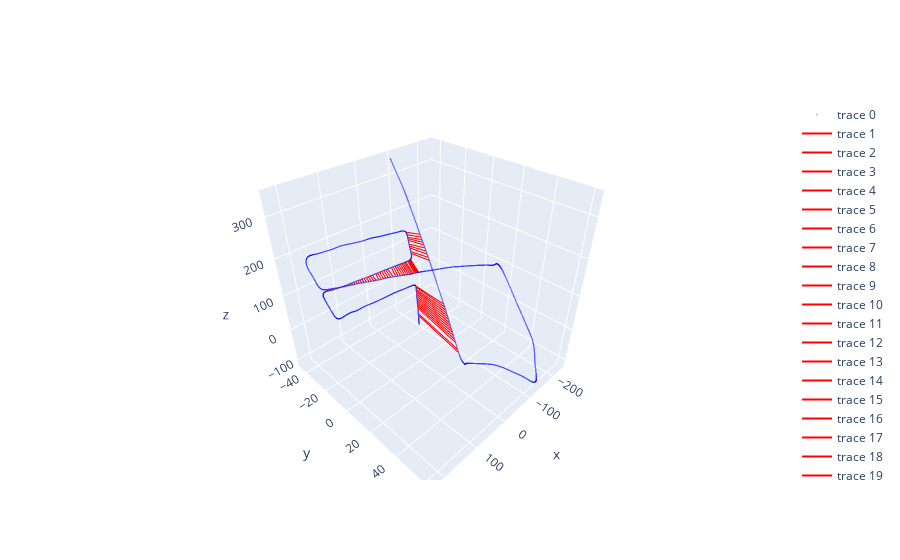

Write notebook code for a chart like this one.
### Code cell
# plot ground truth and edges with plotly
import plotly.graph_objects as go
fig = go.Figure()
fig.add_trace(go.Scatter3d(
    x=odom_poses[:,0,3],
    y=odom_poses[:,1,3],
    z=odom_poses[:,2,3],
    mode='markers',
    marker=dict(
        size=0.5,
        color='blue',
        opacity=0.3
    )
))
for edge in edges:
    i0, i1 = edge
    # print(i0, i1, odom_poses[i0,:-1,3]-odom_poses[i1,:-1,3])
    fig.add_trace(go.Scatter3d(
        x=[odom_poses[i0,0,3], odom_poses[i1,0,3]],
        y=[odom_poses[i0,1,3], odom_poses[i1,1,3]],
        z=[odom_poses[i0,2,3], odom_poses[i1,2,3]],
        mode='lines',
        line=dict(
            color='red',
            width=2
        ),
        text=f'{i0} {i1}'
    ))
fig.show()

### Figure 1 — Plotly figure (JSON) as saved in the notebook; plotly's stock layout.template omitted (floating-point values rounded to 4 significant figures; data arrays with more than 128 entries replaced by an {"elided": "..."} marker saying what was removed)
{"data": [{"marker": {"color": "blue", "opacity": 0.3, "size": 0.5}, "mode": "markers", "type": "scatter3d", "x": {"elided": "2761 float values"}, "y": {"elided": "2761 float values"}, "z": {"elided": "2761 float values"}}, {"line": {"color": "red", "width": 2}, "mode": "lines", "text": "560 1315", "type": "scatter3d", "x": [199.2, 207.9], "y": [-14.78, -13.13], "z": [166.7, 177.5]}, {"line": {"color": "red", "width": 2}, "mode": "lines", "text": "565 1325", "type": "scatter3d", "x": [195.9, 201.1], "y": [-14.57, -12.55], "z": [166.4, 176.8]}, {"line": {"color": "red", "width": 2}, "mode": "lines", "text": "570 1330", "type": "scatter3d", "x": [192.2, 197.2], "y": [-14.33, -12.22], "z": [166.2, 176.5]}, {"line": {"color": "red", "width": 2}, "mode": "lines", "text": "575 1335", "type": "scatter3d", "x": [188.1, 192.9], "y": [-14.06, -11.87], "z": [166.1, 176.1]}, {"line": {"color": "red", "width": 2}, "mode": "lines", "text": "580 1340", "type": "scatter3d", "x": [183.6, 188.4], "y": [-13.8, -11.5], "z": [166.1, 175.6]}, {"line": {"color": "red", "width": 2}, "mode": "lines", "text": "585 1345", "type": "scatter3d", "x": [179.1, 183.7], "y": [-13.54, -11.11], "z": [166.2, 175.2]}, {"line": {"color": "red", "width": 2}, "mode": "lines", "text": "590 1350", "type": "scatter3d", "x": [174.6, 178.9], "y": [-13.3, -10.73], "z": [166.4, 174.8]}, {"line": {"color": "red", "width": 2}, "mode": "lines", "text": "600 1355", "type": "scatter3d", "x": [165.5, 174.1], "y": [-12.77, -10.36], "z": [166.8, 174.3]}, {"line": {"color": "red", "width": 2}, "mode": "lines", "text": "605 1360", "type": "scatter3d", "x": [161.0, 169.3], "y": [-12.53, -9.993], "z": [167.0, 174.0]}, {"line": {"color": "red", "width": 2}, "mode": "lines", "text": "610 1365", "type": "scatter3d", "x": [156.5, 164.7], "y": [-12.31, -9.659], "z": [167.2, 173.6]}, {"line": {"color": "red", "width": 2}, "mode": "lines", "text": "615 1370", "type": "scatter3d", "x": [152.1, 160.0], "y": [-12.1, -9.314], "z": [167.5, 173.2]}, {"line": {"color": "red", "width": 2}, "mode": "lines", "text": "620 1375", "type": "scatter3d", "x": [147.6, 155.3], "y": [-11.88, -8.982], "z": [167.8, 172.9]}, {"line": {"color": "red", "width": 2}, "mode": "lines", "text": "625 1380", "type": "scatter3d", "x": [142.9, 150.4], "y": [-11.63, -8.638], "z": [168.2, 172.7]}, {"line": {"color": "red", "width": 2}, "mode": "lines", "text": "630 1385", "type": "scatter3d", "x": [138.3, 145.5], "y": [-11.44, -8.289], "z": [168.4, 172.3]}, {"line": {"color": "red", "width": 2}, "mode": "lines", "text": "635 1390", "type": "scatter3d", "x": [133.5, 140.5], "y": [-11.24, -7.928], "z": [168.7, 171.9]}, {"line": {"color": "red", "width": 2}, "mode": "lines", "text": "640 1395", "type": "scatter3d", "x": [128.6, 135.4], "y": [-11.03, -7.536], "z": [168.8, 171.3]}, {"line": {"color": "red", "width": 2}, "mode": "lines", "text": "645 1400", "type": "scatter3d", "x": [123.6, 130.1], "y": [-10.83, -7.168], "z": [169.0, 170.7]}, {"line": {"color": "red", "width": 2}, "mode": "lines", "text": "650 1405", "type": "scatter3d", "x": [118.7, 124.8], "y": [-10.6, -6.747], "z": [169.1, 170.0]}, {"line": {"color": "red", "width": 2}, "mode": "lines", "text": "655 1410", "type": "scatter3d", "x": [113.8, 119.5], "y": [-10.35, -6.334], "z": [169.1, 169.4]}, {"line": {"color": "red", "width": 2}, "mode": "lines", "text": "660 1415", "type": "scatter3d", "x": [108.8, 114.1], "y": [-10.17, -5.979], "z": [169.2, 168.8]}, {"line": {"color": "red", "width": 2}, "mode": "lines", "text": "665 1420", "type": "scatter3d", "x": [103.9, 108.7], "y": [-9.991, -5.631], "z": [169.3, 168.1]}, {"line": {"color": "red", "width": 2}, "mode": "lines", "text": "670 1425", "type": "scatter3d", "x": [98.97, 103.4], "y": [-9.796, -5.269], "z": [169.4, 167.5]}, {"line": {"color": "red", "width": 2}, "mode": "lines", "text": "680 1430", "type": "scatter3d", "x": [89.16, 97.97], "y": [-9.428, -4.935], "z": [169.7, 167.0]}, {"line": {"color": "red", "width": 2}, "mode": "lines", "text": "685 1435", "type": "scatter3d", "x": [84.25, 92.5], "y": [-9.275, -4.627], "z": [169.9, 166.4]}, {"line": {"color": "red", "width": 2}, "mode": "lines", "text": "690 1440", "type": "scatter3d", "x": [79.34, 87.01], "y": [-9.125, -4.331], "z": [170.0, 166.0]}, {"line": {"color": "red", "width": 2}, "mode": "lines", "text": "695 1445", "type": "scatter3d", "x": [74.37, 81.39], "y": [-8.897, -3.967], "z": [170.2, 165.5]}, {"line": {"color": "red", "width": 2}, "mode": "lines", "text": "700 1450", "type": "scatter3d", "x": [69.34, 75.73], "y": [-8.701, -3.564], "z": [170.4, 164.9]}, {"line": {"color": "red", "width": 2}, "mode": "lines", "text": "705 1455", "type": "scatter3d", "x": [64.34, 69.97], "y": [-8.531, -3.195], "z": [170.6, 164.2]}, {"line": {"color": "red", "width": 2}, "mode": "lines", "text": "710 1460", "type": "scatter3d", "x": [59.29, 64.14], "y": [-8.351, -2.829], "z": [170.7, 163.4]}, {"line": {"color": "red", "width": 2}, "mode": "lines", "text": "720 1465", "type": "scatter3d", "x": [49.18, 58.35], "y": [-8.052, -2.462], "z": [170.7, 162.6]}, {"line": {"color": "red", "width": 2}, "mode": "lines", "text": "725 1470", "type": "scatter3d", "x": [44.19, 52.64], "y": [-7.934, -2.115], "z": [170.6, 161.7]}, {"line": {"color": "red", "width": 2}, "mode": "lines", "text": "730 1475", "type": "scatter3d", "x": [39.28, 46.97], "y": [-7.831, -1.777], "z": [170.5, 160.7]}, {"line": {"color": "red", "width": 2}, "mode": "lines", "text": "735 1480", "type": "scatter3d", "x": [34.43, 41.46], "y": [-7.71, -1.445], "z": [170.4, 159.8]}, {"line": {"color": "red", "width": 2}, "mode": "lines", "text": "740 1485", "type": "scatter3d", "x": [29.71, 36.25], "y": [-7.582, -1.111], "z": [170.3, 158.8]}, {"line": {"color": "red", "width": 2}, "mode": "lines", "text": "745 1490", "type": "scatter3d", "x": [25.16, 31.42], "y": [-7.459, -0.7959], "z": [170.2, 157.9]}, {"line": {"color": "red", "width": 2}, "mode": "lines", "text": "750 1495", "type": "scatter3d", "x": [20.86, 27.04], "y": [-7.333, -0.5077], "z": [170.0, 157.1]}, {"line": {"color": "red", "width": 2}, "mode": "lines", "text": "755 1500", "type": "scatter3d", "x": [16.88, 22.96], "y": [-7.215, -0.2569], "z": [169.9, 156.4]}, {"line": {"color": "red", "width": 2}, "mode": "lines", "text": "760 1505", "type": "scatter3d", "x": [13.12, 19.05], "y": [-7.123, -0.06306], "z": [169.8, 156.0]}, {"line": {"color": "red", "width": 2}, "mode": "lines", "text": "765 1510", "type": "scatter3d", "x": [9.526, 15.46], "y": [-7.036, 0.08874], "z": [169.8, 155.8]}, {"line": {"color": "red", "width": 2}, "mode": "lines", "text": "775 1515", "type": "scatter3d", "x": [3.359, 12.16], "y": [-6.827, 0.2314], "z": [169.9, 155.7]}, {"line": {"color": "red", "width": 2}, "mode": "lines", "text": "780 1520", "type": "scatter3d", "x": [0.7287, 9.37], "y": [-6.751, 0.3541], "z": [170.0, 155.4]}, {"line": {"color": "red", "width": 2}, "mode": "lines", "text": "785 1525", "type": "scatter3d", "x": [-1.531, 7.037], "y": [-6.752, 0.4877], "z": [170.3, 155.2]}, {"line": {"color": "red", "width": 2}, "mode": "lines", "text": "785 1530", "type": "scatter3d", "x": [-1.531, 5.379], "y": [-6.752, 0.5873], "z": [170.3, 155.0]}, {"line": {"color": "red", "width": 2}, "mode": "lines", "text": "790 1535", "type": "scatter3d", "x": [-3.413, 4.204], "y": [-6.804, 0.6624], "z": [170.8, 154.7]}, {"line": {"color": "red", "width": 2}, "mode": "lines", "text": "790 1540", "type": "scatter3d", "x": [-3.413, 3.215], "y": [-6.804, 0.7143], "z": [170.8, 154.5]}, {"line": {"color": "red", "width": 2}, "mode": "lines", "text": "795 1545", "type": "scatter3d", "x": [-5.103, 2.258], "y": [-6.866, 0.7704], "z": [171.4, 154.4]}, {"line": {"color": "red", "width": 2}, "mode": "lines", "text": "790 1550", "type": "scatter3d", "x": [-3.413, 1.186], "y": [-6.804, 0.8477], "z": [170.8, 154.1]}, {"line": {"color": "red", "width": 2}, "mode": "lines", "text": "35 2440", "type": "scatter3d", "x": [-0.5125, 31.78], "y": [-0.4382, 36.73], "z": [25.96, 30.34]}, {"line": {"color": "red", "width": 2}, "mode": "lines", "text": "40 2445", "type": "scatter3d", "x": [-0.574, 29.69], "y": [-0.5759, 35.55], "z": [31.02, 35.06]}, {"line": {"color": "red", "width": 2}, "mode": "lines", "text": "55 2455", "type": "scatter3d", "x": [-0.9554, 24.94], "y": [-0.9217, 33.02], "z": [47.15, 45.34]}, {"line": {"color": "red", "width": 2}, "mode": "lines", "text": "60 2460", "type": "scatter3d", "x": [-1.119, 22.5], "y": [-1.043, 31.75], "z": [52.56, 50.44]}, {"line": {"color": "red", "width": 2}, "mode": "lines", "text": "65 2465", "type": "scatter3d", "x": [-1.105, 20.17], "y": [-1.194, 30.5], "z": [58.02, 55.47]}, {"line": {"color": "red", "width": 2}, "mode": "lines", "text": "70 2470", "type": "scatter3d", "x": [-1.132, 17.89], "y": [-1.325, 29.25], "z": [63.49, 60.52]}, {"line": {"color": "red", "width": 2}, "mode": "lines", "text": "75 2475", "type": "scatter3d", "x": [-1.26, 15.53], "y": [-1.486, 28.01], "z": [69.0, 65.45]}, {"line": {"color": "red", "width": 2}, "mode": "lines", "text": "80 2480", "type": "scatter3d", "x": [-1.315, 13.29], "y": [-1.618, 26.78], "z": [74.48, 70.32]}, {"line": {"color": "red", "width": 2}, "mode": "lines", "text": "85 2485", "type": "scatter3d", "x": [-1.353, 11.09], "y": [-1.737, 25.58], "z": [79.92, 75.16]}, {"line": {"color": "red", "width": 2}, "mode": "lines", "text": "90 2490", "type": "scatter3d", "x": [-1.492, 8.836], "y": [-1.843, 24.4], "z": [85.29, 79.98]}, {"line": {"color": "red", "width": 2}, "mode": "lines", "text": "95 2495", "type": "scatter3d", "x": [-1.622, 6.612], "y": [-1.947, 23.24], "z": [90.33, 84.68]}, {"line": {"color": "red", "width": 2}, "mode": "lines", "text": "100 2500", "type": "scatter3d", "x": [-1.766, 4.46], "y": [-2.035, 22.09], "z": [94.86, 89.36]}, {"line": {"color": "red", "width": 2}, "mode": "lines", "text": "105 2505", "type": "scatter3d", "x": [-1.928, 2.351], "y": [-2.108, 20.94], "z": [98.72, 94.07]}, {"line": {"color": "red", "width": 2}, "mode": "lines", "text": "115 2510", "type": "scatter3d", "x": [-1.933, 0.3151], "y": [-2.215, 19.83], "z": [104.7, 98.65]}, {"line": {"color": "red", "width": 2}, "mode": "lines", "text": "125 2515", "type": "scatter3d", "x": [-0.6497, -1.568], "y": [-2.249, 18.66], "z": [108.8, 103.2]}, {"line": {"color": "red", "width": 2}, "mode": "lines", "text": "825 2585", "type": "scatter3d", "x": [-11.12, -31.54], "y": [-7.831, 1.203], "z": [182.9, 171.7]}, {"line": {"color": "red", "width": 2}, "mode": "lines", "text": "830 2590", "type": "scatter3d", "x": [-11.43, -33.73], "y": [-8.169, -0.1225], "z": [186.4, 176.7]}, {"line": {"color": "red", "width": 2}, "mode": "lines", "text": "840 2595", "type": "scatter3d", "x": [-12.27, -35.91], "y": [-8.935, -1.489], "z": [194.3, 181.8]}, {"line": {"color": "red", "width": 2}, "mode": "lines", "text": "845 2600", "type": "scatter3d", "x": [-12.68, -38.08], "y": [-9.34, -2.829], "z": [198.5, 186.9]}, {"line": {"color": "red", "width": 2}, "mode": "lines", "text": "850 2605", "type": "scatter3d", "x": [-13.15, -40.19], "y": [-9.736, -4.139], "z": [202.6, 191.8]}, {"line": {"color": "red", "width": 2}, "mode": "lines", "text": "860 2610", "type": "scatter3d", "x": [-14.12, -42.13], "y": [-10.48, -5.388], "z": [210.6, 196.5]}, {"line": {"color": "red", "width": 2}, "mode": "lines", "text": "865 2615", "type": "scatter3d", "x": [-14.55, -43.92], "y": [-10.83, -6.565], "z": [214.3, 200.9]}, {"line": {"color": "red", "width": 2}, "mode": "lines", "text": "870 2620", "type": "scatter3d", "x": [-14.97, -45.68], "y": [-11.15, -7.697], "z": [217.4, 205.2]}, {"line": {"color": "red", "width": 2}, "mode": "lines", "text": "880 2625", "type": "scatter3d", "x": [-15.5, -47.42], "y": [-11.64, -8.827], "z": [222.6, 209.5]}, {"line": {"color": "red", "width": 2}, "mode": "lines", "text": "895 2630", "type": "scatter3d", "x": [-13.96, -49.15], "y": [-12.29, -9.985], "z": [228.9, 213.7]}], "layout": {}}
